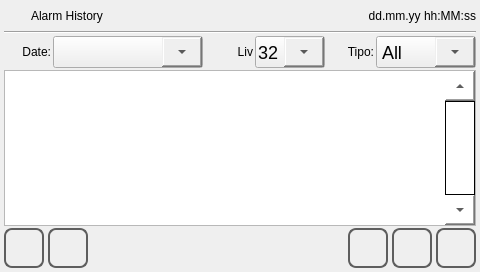
<?xml version="1.0" encoding="UTF-8"?>
<ui version="4.0">
 <class>alarms_history</class>
 <widget class="QWidget" name="alarms_history">
  <property name="geometry">
   <rect>
    <x>0</x>
    <y>0</y>
    <width>480</width><height>272</height>
   </rect>
  </property>
  <property name="minimumSize">
   <size>
    <width>0</width>
    <height>0</height>
   </size>
  </property>
  <property name="maximumSize">
   <size>
    <width>16777215</width>
    <height>16777215</height>
   </size>
  </property>
  <property name="windowTitle">
   <string>alarms_history</string>
  </property>
  <property name="styleSheet">
   <string notr="true"/>
  </property>
  <layout class="QVBoxLayout" name="verticalLayout">
   <property name="spacing">
    <number>2</number>
   </property>
   <property name="margin">
    <number>4</number>
   </property>
   <item>
    <layout class="QHBoxLayout" name="horizontalLayout">
     <property name="sizeConstraint">
      <enum>QLayout::SetMinimumSize</enum>
     </property>
     <item>
      <widget class="QLabel" name="labelIcon">
       <property name="minimumSize">
        <size>
         <width>25</width>
         <height>25</height>
        </size>
       </property>
       <property name="maximumSize">
        <size>
         <width>25</width>
         <height>25</height>
        </size>
       </property>
       <property name="focusPolicy">
        <enum>Qt::NoFocus</enum>
       </property>
       <property name="styleSheet">
        <string notr="true">border-image: url(:/systemicons/img/Error.png);</string>
       </property>
       <property name="text">
        <string/>
       </property>
      </widget>
     </item>
     <item>
      <widget class="QLabel" name="labelTitle">
       <property name="sizePolicy">
        <sizepolicy hsizetype="Preferred" vsizetype="Fixed">
         <horstretch>0</horstretch>
         <verstretch>0</verstretch>
        </sizepolicy>
       </property>
       <property name="focusPolicy">
        <enum>Qt::NoFocus</enum>
       </property>
       <property name="text">
        <string>Alarm History</string>
       </property>
      </widget>
     </item>
     <item>
      <widget class="QLabel" name="labelUserName">
       <property name="text">
        <string/>
       </property>
      </widget>
     </item>
     <item>
      <widget class="QLabel" name="labelDataOra">
       <property name="sizePolicy">
        <sizepolicy hsizetype="Preferred" vsizetype="Fixed">
         <horstretch>0</horstretch>
         <verstretch>0</verstretch>
        </sizepolicy>
       </property>
       <property name="focusPolicy">
        <enum>Qt::NoFocus</enum>
       </property>
       <property name="text">
        <string>dd.mm.yy hh:MM:ss</string>
       </property>
       <property name="alignment">
        <set>Qt::AlignRight|Qt::AlignTrailing|Qt::AlignVCenter</set>
       </property>
      </widget>
     </item>
    </layout>
   </item>
   <item>
    <widget class="Line" name="line">
     <property name="focusPolicy">
      <enum>Qt::NoFocus</enum>
     </property>
     <property name="orientation">
      <enum>Qt::Horizontal</enum>
     </property>
    </widget>
   </item>
   <item>
    <layout class="QHBoxLayout" name="horizontalLayout_4">
     <item>
      <widget class="QLabel" name="labelDate">
       <property name="text">
        <string>Date:</string>
       </property>
       <property name="alignment">
        <set>Qt::AlignRight|Qt::AlignTrailing|Qt::AlignVCenter</set>
       </property>
      </widget>
     </item>
     <item>
      <widget class="QComboBox" name="comboBoxDate">
       <property name="sizePolicy">
        <sizepolicy hsizetype="MinimumExpanding" vsizetype="Fixed">
         <horstretch>0</horstretch>
         <verstretch>0</verstretch>
        </sizepolicy>
       </property>
       <property name="minimumSize">
        <size>
         <width>150</width>
         <height>34</height>
        </size>
       </property>
       <property name="maximumSize">
        <size>
         <width>150</width>
         <height>35</height>
        </size>
       </property>
       <property name="styleSheet">
        <string notr="true">/* Combobox item */
QAbstractItemView {
	/* padding of each item (top,right,bottom,left) */
	padding: 2 0 2 0;
	font-size: 18px;
}

/* Sets up scrollbar size, border, color */
QScrollBar:vertical {
	width: 40px;
	/* margin sets up how far the handle can travel (top,right,bottom,left) */
	margin: 40px 0px 40px 0px;
}

/* Sets up the color and height of handle (cursor) */
QScrollBar::handle:vertical {
	min-height:40px;
}

/* bottom button (set height at 0px to remove)*/
QScrollBar::add-line:vertical {
	height: 40px;
	subcontrol-position: bottom;
	subcontrol-origin: margin;
}

/* top button (set height at 0px to remove)*/
QScrollBar::sub-line:vertical {
	height: 40px;
	subcontrol-position: top;
	subcontrol-origin: margin;
	background-color: rgb(0, 255, 0);
}

/* need this to get rid of crosshatching on scrollbar background */
QScrollBar::add-page:vertical, QScrollBar::sub-page:vertical {
	background: none;
}

/* Combobox main item */
QComboBox {
	padding-left: 2px;
	font-size: 18px;
	min-height: 30px;
}

/* drop down button */
QComboBox::drop-down {
	min-width: 40px;
}
</string>
       </property>
      </widget>
     </item>
     <item>
      <widget class="QLabel" name="labelLevel">
       <property name="text">
        <string>Liv</string>
       </property>
       <property name="alignment">
        <set>Qt::AlignRight|Qt::AlignTrailing|Qt::AlignVCenter</set>
       </property>
      </widget>
     </item>
     <item>
      <widget class="QComboBox" name="comboBoxLevel">
       <property name="sizePolicy">
        <sizepolicy hsizetype="Minimum" vsizetype="Fixed">
         <horstretch>0</horstretch>
         <verstretch>0</verstretch>
        </sizepolicy>
       </property>
       <property name="minimumSize">
        <size>
         <width>70</width>
         <height>34</height>
        </size>
       </property>
       <property name="maximumSize">
        <size>
         <width>70</width>
         <height>35</height>
        </size>
       </property>
       <property name="styleSheet">
        <string notr="true">/* Combobox item */
QAbstractItemView {
	/* padding of each item (top,right,bottom,left) */
	padding: 2 0 2 0;
	font-size: 18px;
}

/* Sets up scrollbar size, border, color */
QScrollBar:vertical {
	width: 40px;
	/* margin sets up how far the handle can travel (top,right,bottom,left) */
	margin: 40px 0px 40px 0px;
}

/* Sets up the color and height of handle (cursor) */
QScrollBar::handle:vertical {
	min-height:40px;
}

/* bottom button (set height at 0px to remove)*/
QScrollBar::add-line:vertical {
	height: 40px;
	subcontrol-position: bottom;
	subcontrol-origin: margin;
}

/* top button (set height at 0px to remove)*/
QScrollBar::sub-line:vertical {
	height: 40px;
	subcontrol-position: top;
	subcontrol-origin: margin;
	background-color: rgb(0, 255, 0);
}

/* need this to get rid of crosshatching on scrollbar background */
QScrollBar::add-page:vertical, QScrollBar::sub-page:vertical {
	background: none;
}

/* Combobox main item */
QComboBox {
	padding-left: 2px;
	font-size: 18px;
	min-height: 30px;
}

/* drop down button */
QComboBox::drop-down {
	min-width: 40px;
}
</string>
       </property>
       <item>
        <property name="text">
         <string>32</string>
        </property>
       </item>
      </widget>
     </item>
     <item>
      <widget class="QLabel" name="labelType">
       <property name="text">
        <string>Tipo:</string>
       </property>
       <property name="alignment">
        <set>Qt::AlignRight|Qt::AlignTrailing|Qt::AlignVCenter</set>
       </property>
      </widget>
     </item>
     <item>
      <widget class="QComboBox" name="comboBoxType">
       <property name="sizePolicy">
        <sizepolicy hsizetype="Fixed" vsizetype="Fixed">
         <horstretch>0</horstretch>
         <verstretch>0</verstretch>
        </sizepolicy>
       </property>
       <property name="minimumSize">
        <size>
         <width>100</width>
         <height>34</height>
        </size>
       </property>
       <property name="maximumSize">
        <size>
         <width>100</width>
         <height>35</height>
        </size>
       </property>
       <property name="styleSheet">
        <string notr="true">    QAbstractItemView {
     padding: 5 5 16 5;
     font-size: 18px;
    }
     
    /* Sets up scrollbar size, border, color */
      QScrollBar:vertical {
          width: 40px;
      /* margin sets up how far the handle can travel*/
       margin: 0px 0px 0px 0px;
      }
     
    /* Sets up the color and height of handle */
      QScrollBar::handle:vertical {
          min-height:40px;
	background-color: rgb(0, 0, 0);
      }
     
    /* This remvoes the bottom button by setting the height to 0px */
      QScrollBar::add-line:vertical {
       height: 0px;
          subcontrol-position: bottom;
          subcontrol-origin: margin;
      }
     
    /* This remvoes the top button by setting the height to 0px */
      QScrollBar::sub-line:vertical {
         height: 0px;
          subcontrol-position: top;
          subcontrol-origin: margin;
      }
     
    /* need this to get rid of crosshatching on scrollbar background */
      QScrollBar::add-page:vertical, QScrollBar::sub-page:vertical {
          background: none;
      }
     
    QComboBox {
     padding-left: 5px;
     font-size: 18px;
     min-height: 30px;
 }
     
    QComboBox::drop-down {
    min-width: 40px;
    }
</string>
       </property>
       <item>
        <property name="text">
         <string>All</string>
        </property>
       </item>
       <item>
        <property name="text">
         <string>Alarm</string>
        </property>
       </item>
       <item>
        <property name="text">
         <string>Event</string>
        </property>
       </item>
      </widget>
     </item>
    </layout>
   </item>
   <item>
    <layout class="QHBoxLayout" name="horizontalLayout_3">
     <property name="spacing">
      <number>2</number>
     </property>
     <item>
      <widget class="QListWidget" name="listWidget">
       <property name="font">
        <font>
         <family>Ubuntu</family>
         <pointsize>16</pointsize>
         <weight>50</weight>
         <italic>false</italic>
         <bold>false</bold>
        </font>
       </property>
       <property name="focusPolicy">
        <enum>Qt::NoFocus</enum>
       </property>
       <property name="styleSheet">
        <string notr="true">QListWidget
{
	font: 16pt &quot;Ubuntu&quot;;
}
QScrollBar:vertical
{
        border-top: 30px solid #999999;
        border-bottom: 30px solid #999999;
        background:white;
        width:30px;    
        margin: 0px 0px 0px 0px;
}
QScrollBar::handle:vertical 
{
        border: 1px solid black;
	    background: rgb(255, 255, 255);
        min-height: 10px;
}
QScrollBar::add-line:vertical
{
        height: 30px;
	    background: rgb(255, 255, 255);
        subcontrol-position: bottom;
        subcontrol-origin: margin;
	image: url(:/systemicons/img/Down.png);
}
QScrollBar::sub-line:vertical 
{
       height: 30px;
	    background: rgb(255, 255, 255);
        subcontrol-position: top;
	    subcontrol-origin: margin;
	image: url(:/systemicons/img/Up.png);
}

QScrollBar:horizontal
{
        border-left: 30px solid #999999;
        border-right: 30px solid #999999;
        background:white;
        height:30px;    
        margin: 0px 0px 0px 0px;
}
QScrollBar::handle:horizontal 
{
        border: 1px solid black;
	    background: rgb(255, 255, 255);
        min-width: 10px;
}
QScrollBar::add-line:horizontal
{
        width: 30px;
	    background: rgb(255, 255, 255);
        subcontrol-position: left;
        subcontrol-origin: margin;
	image: url(:/icons/img/left.png);
}
QScrollBar::sub-line:horizontal 
{
       width: 30px;
	    background: rgb(255, 255, 255);
        subcontrol-position: right;
	    subcontrol-origin: margin;
	image: url(:/icons/img/right.png);
}</string>
       </property>
       <property name="verticalScrollBarPolicy">
        <enum>Qt::ScrollBarAlwaysOn</enum>
       </property>
       <property name="alternatingRowColors">
        <bool>true</bool>
       </property>
      </widget>
     </item>
    </layout>
   </item>
   <item>
    <layout class="QHBoxLayout" name="horizontalLayout_2">
     <property name="spacing">
      <number>4</number>
     </property>
     <item>
      <widget class="QPushButton" name="pushButtonHome">
       <property name="sizePolicy">
        <sizepolicy hsizetype="Minimum" vsizetype="Fixed">
         <horstretch>60</horstretch>
         <verstretch>60</verstretch>
        </sizepolicy>
       </property>
       <property name="minimumSize">
        <size>
         <width>40</width>
         <height>40</height>
        </size>
       </property>
       <property name="maximumSize">
        <size>
         <width>40</width>
         <height>40</height>
        </size>
       </property>
       <property name="focusPolicy">
        <enum>Qt::NoFocus</enum>
       </property>
       <property name="styleSheet">
        <string notr="true">QPushButton
{
border: 2px solid  rgb(94, 94, 94);
border-radius: 8px;
qproperty-icon: url(:/systemicons/img/Home.png);
qproperty-iconSize: 24px 24px;
qproperty-focusPolicy: NoFocus;
}
QPushButton:pressed
{
border: 2px solid  rgb(194, 194, 194);
background-color:  rgb(255, 255, 127);
}
QPushButton:disabled
{
border: 2px solid  rgb(194, 194, 194);
}
</string>
       </property>
       <property name="text">
        <string/>
       </property>
      </widget>
     </item>
     <item>
      <widget class="QPushButton" name="pushButtonBack">
       <property name="sizePolicy">
        <sizepolicy hsizetype="Minimum" vsizetype="Fixed">
         <horstretch>60</horstretch>
         <verstretch>60</verstretch>
        </sizepolicy>
       </property>
       <property name="minimumSize">
        <size>
         <width>40</width>
         <height>40</height>
        </size>
       </property>
       <property name="maximumSize">
        <size>
         <width>40</width>
         <height>40</height>
        </size>
       </property>
       <property name="focusPolicy">
        <enum>Qt::NoFocus</enum>
       </property>
       <property name="styleSheet">
        <string notr="true">QPushButton
{
border: 2px solid  rgb(94, 94, 94);
border-radius: 8px;
qproperty-icon: url(:/systemicons/img/Go_back.png);
qproperty-iconSize: 24px 24px;
qproperty-focusPolicy: NoFocus;
}
QPushButton:pressed
{
border: 2px solid  rgb(194, 194, 194);
background-color:  rgb(255, 255, 127);
}
QPushButton:disabled
{
border: 2px solid  rgb(194, 194, 194);
}
</string>
       </property>
       <property name="text">
        <string/>
       </property>
      </widget>
     </item>
     <item>
      <spacer name="horizontalSpacer">
       <property name="orientation">
        <enum>Qt::Horizontal</enum>
       </property>
       <property name="sizeHint" stdset="0">
        <size>
         <width>50</width>
         <height>20</height>
        </size>
       </property>
      </spacer>
     </item>
     <item>
      <widget class="QPushButton" name="pushButtonPrevious">
       <property name="sizePolicy">
        <sizepolicy hsizetype="Minimum" vsizetype="Fixed">
         <horstretch>60</horstretch>
         <verstretch>60</verstretch>
        </sizepolicy>
       </property>
       <property name="minimumSize">
        <size>
         <width>40</width>
         <height>40</height>
        </size>
       </property>
       <property name="maximumSize">
        <size>
         <width>40</width>
         <height>40</height>
        </size>
       </property>
       <property name="focusPolicy">
        <enum>Qt::NoFocus</enum>
       </property>
       <property name="styleSheet">
        <string notr="true">QPushButton
{
border: 2px solid  rgb(94, 94, 94);
border-radius: 8px;
qproperty-icon: url(:/systemicons/img/Back.png);
qproperty-iconSize: 24px 24px;
qproperty-focusPolicy: NoFocus;
}
QPushButton:pressed
{
border: 2px solid  rgb(194, 194, 194);
background-color:  rgb(255, 255, 127);
}
QPushButton:disabled
{
border: 2px solid  rgb(194, 194, 194);
}
</string>
       </property>
       <property name="text">
        <string/>
       </property>
      </widget>
     </item>
     <item>
      <widget class="QPushButton" name="pushButtonNext">
       <property name="minimumSize">
        <size>
         <width>40</width>
         <height>40</height>
        </size>
       </property>
       <property name="maximumSize">
        <size>
         <width>40</width>
         <height>40</height>
        </size>
       </property>
       <property name="styleSheet">
        <string notr="true">QPushButton
{
border: 2px solid  rgb(94, 94, 94);
border-radius: 8px;
qproperty-icon: url(:/systemicons/img/Forward.png);
qproperty-iconSize: 24px 24px;
qproperty-focusPolicy: NoFocus;
}
QPushButton:pressed
{
border: 2px solid  rgb(194, 194, 194);
background-color:  rgb(255, 255, 127);
}
QPushButton:disabled
{
border: 2px solid  rgb(194, 194, 194);
}
</string>
       </property>
       <property name="text">
        <string/>
       </property>
      </widget>
     </item>
     <item>
      <widget class="QPushButton" name="pushButtonSave">
       <property name="minimumSize">
        <size>
         <width>40</width>
         <height>40</height>
        </size>
       </property>
       <property name="maximumSize">
        <size>
         <width>40</width>
         <height>40</height>
        </size>
       </property>
       <property name="styleSheet">
        <string notr="true">QPushButton
{
border: 2px solid  rgb(94, 94, 94);
border-radius: 8px;
qproperty-icon: url(:/systemicons/img/Flash_drive.png);
qproperty-iconSize: 24px 24px;
qproperty-focusPolicy: NoFocus;
}
QPushButton:pressed
{
border: 2px solid  rgb(194, 194, 194);
background-color:  rgb(255, 255, 127);
}
QPushButton:disabled
{
border: 2px solid  rgb(194, 194, 194);
}
</string>
       </property>
       <property name="text">
        <string/>
       </property>
      </widget>
     </item>
    </layout>
   </item>
  </layout>
 </widget>
 <resources/>
 <connections/>
</ui>
